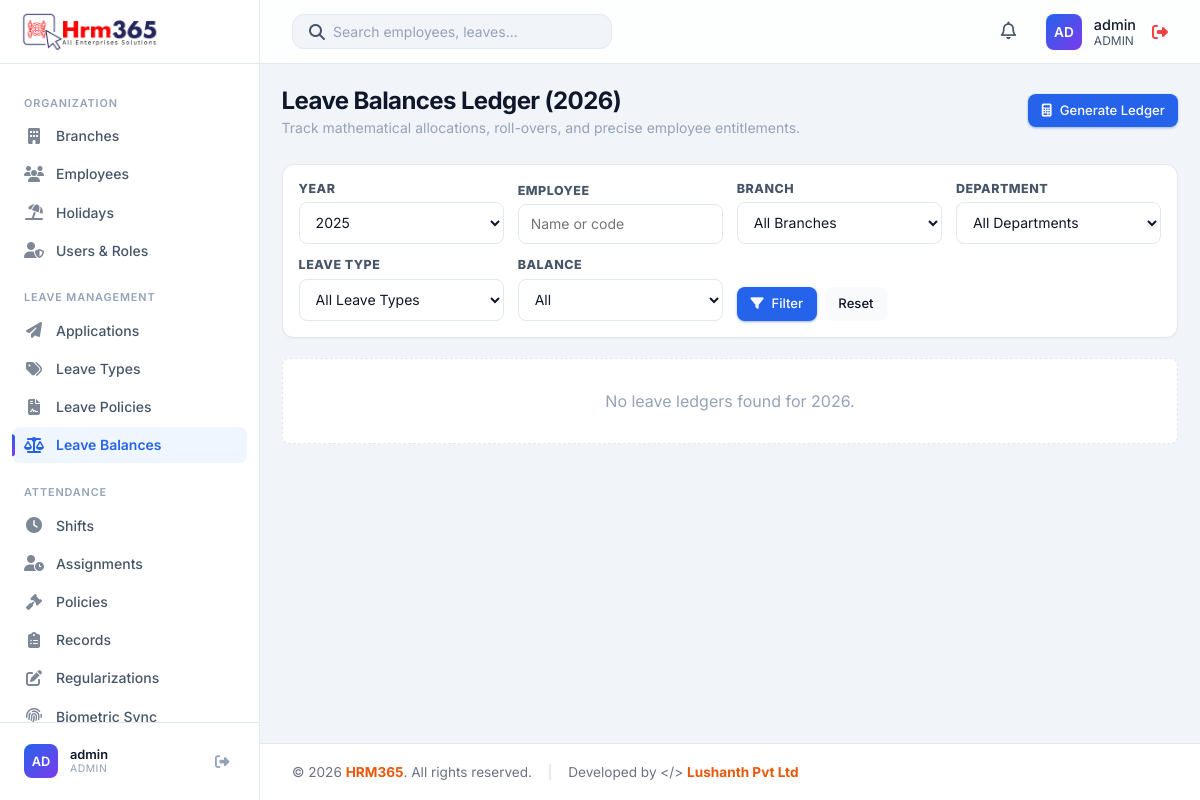
The app's page /modules/leave_balances/index.php (signed in) with its own data.
### tables this page shows
CREATE TABLE IF NOT EXISTS users (
    id INT AUTO_INCREMENT PRIMARY KEY,
    username VARCHAR(50) NOT NULL UNIQUE,
    password VARCHAR(255) NOT NULL,
    full_name VARCHAR(100),
    phone VARCHAR(30),
    role ENUM('admin', 'HR', 'manager', 'employee') DEFAULT 'employee',
    status ENUM('Active', 'Inactive') DEFAULT 'Active',
    language VARCHAR(20) DEFAULT 'English',
    department VARCHAR(50),
    employee_id INT NULL,
    created_at TIMESTAMP DEFAULT CURRENT_TIMESTAMP,
    FOREIGN KEY (employee_id) REFERENCES employees(id) ON DELETE CASCADE,
    UNIQUE KEY unique_employee_login (employee_id)
);

### modules/leave_balances/index.php (the view, shortened to what the rows shown need)
<?php
require_once '../../includes/db.php';
require_once '../../includes/auth.php';
$year_filter = isset($_GET['year']) ? intval($_GET['year']) : date('Y');
include '../../includes/header.php';
?>
<div class="page-header">
    <div>
        <h1 class="page-title">Leave Balances Ledger (<?php echo $year_filter; ?>)</h1>
    </div>
</div>
<?php include '../../includes/footer.php'; ?>

### includes/header.php (shortened to what the rows shown need)
<?php
require_once __DIR__ . '/auth.php';
require_once __DIR__ . '/avatar.php';
$stylesheetPath = __DIR__ . '/../css/styles.css';
$stylesheetVersion = is_file($stylesheetPath) ? filemtime($stylesheetPath) : time();
?>
<!DOCTYPE html>
<html lang="en">
<head>
    <link rel="stylesheet" href="<?php echo app_url('css/styles.css'); ?>?v=<?php echo $stylesheetVersion; ?>">
    <link rel="stylesheet" href="https://cdnjs.cloudflare.com/ajax/libs/font-awesome/6.4.0/css/all.min.css">
</head>
<body>
    <?php include 'sidebar.php'; ?>
    <div class="main-wrapper" style="display: flex; flex-direction: column; flex: 1; min-height: 100vh; width: 100%;">
        <header class="top-header">
            <div class="header-actions">
                <div class="user-profile" style="display: flex; align-items: center; gap: 1rem;">
                    <a href="<?php echo app_url('profile.php'); ?>" style="display: flex; align-items: center; gap: 0.75rem; text-decoration: none; color: inherit;">
                        <?php echo render_avatar($currentUser['first_name'] ?? null, $currentUser['last_name'] ?? null, $currentUser['profile_photo'] ?? null, $currentUser['username']); ?>
                        <div class="user-info">
                            <div style="font-size: 0.9rem; font-weight: 500; color: var(--text-primary);">
                                <?php echo htmlspecialchars($_SESSION['full_name'] ?? $currentUser['username']); ?>
                            </div>
                            <div style="font-size: 0.75rem; color: var(--text-secondary); text-transform: uppercase;">
                                <?php echo htmlspecialchars($currentUser['role']); ?>
                            </div>
                        </div>
                    </a>
                </div>
            </div>
        </header>
        <main class="content-area">

### includes/sidebar.php (shortened to what the rows shown need)
<?php
require_once __DIR__ . '/avatar.php';
?>
<aside class="sidebar">
    <div class="sidebar-footer">
        <div class="sidebar-user">
            <?php echo render_avatar($currentUser['first_name'] ?? null, $currentUser['last_name'] ?? null, $currentUser['profile_photo'] ?? null, $currentUser['username']); ?>
            <div class="sidebar-user-info">
                <div class="sidebar-user-name"><?php echo htmlspecialchars($_SESSION['full_name'] ?? $currentUser['username']); ?></div>
                <div class="sidebar-user-role"><?php echo htmlspecialchars($currentUser['role']); ?></div>
            </div>
            <a href="<?php echo app_url('logout.php'); ?>" class="sidebar-logout" title="Logout"><i class="fas fa-sign-out-alt"></i></a>
        </div>
    </div>
</aside>

### includes/avatar.php (shortened to what the rows shown need)
<?php
function profile_photo_url(?string $path): ?string
{
    if (empty($path)) {
        return null;
    }
    $relative = ltrim(str_replace('\\', '/', $path), '/');
    $absolute = realpath(__DIR__ . '/../' . str_replace('/', DIRECTORY_SEPARATOR, $relative));
    return app_url($relative) . '?v=' . filemtime($absolute);
}
function avatar_initials(?string $first, ?string $last, ?string $fallback = ''): string
{
    $first = trim((string) $first);
    $last = trim((string) $last);
    $fallback = trim($fallback);
    return strtoupper(substr($fallback !== '' ? $fallback : 'U', 0, 2));
}
function render_avatar(?string $first, ?string $last, ?string $photoPath, ?string $fallback = '', string $class = 'avatar', string $style = ''): string
{
    $url = profile_photo_url($photoPath);
    $label = trim(trim((string) $first) . ' ' . trim((string) $last));
    if ($label === '') {
        $label = $fallback ?: 'User';
    }
    $styleAttr = $style !== '' ? ' style="' . htmlspecialchars($style, ENT_QUOTES, 'UTF-8') . '"' : '';
    $classAttr = htmlspecialchars($class, ENT_QUOTES, 'UTF-8');
    $titleAttr = htmlspecialchars($label, ENT_QUOTES, 'UTF-8');
    return '<div class="' . $classAttr . '"' . $styleAttr . ' title="' . $titleAttr . '">' . htmlspecialchars(avatar_initials($first, $last, $fallback), ENT_QUOTES, 'UTF-8') . '</div>';
}

### records on screen
users: role "AD AD", username "admin", role "ADMIN"

### other values on screen
$year_filter "2026"
form field year "2025"
